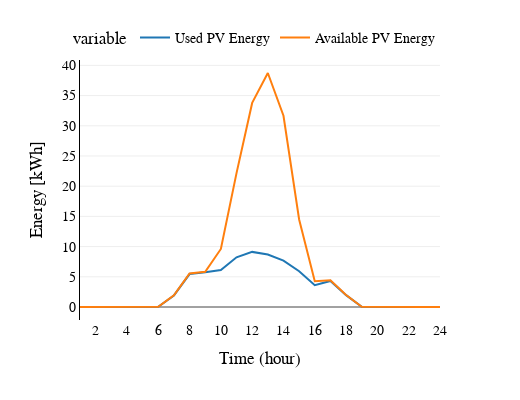

The notebook cell this image was saved under:
### Code cell
#Sol disponible
pv_disps = tabla_resultados[['hora','recurso_pv_dis','p_bat_pv','energia_PV']]

pv_disps['bat_mas_load_pv'] = pv_disps['p_bat_pv']+pv_disps['energia_PV']

pv_disps = pv_disps.groupby(["hora"])['bat_mas_load_pv','recurso_pv_dis'].mean().reset_index()


pv_disps.columns=['hour','Used PV Energy','Available PV Energy']

graficar(tipo='linea',
         lista_campos=['Used PV Energy','Available PV Energy'],
         titulo="",
        df = pv_disps )

### Figure 1 — Plotly figure (JSON) as saved in the notebook; plotly's stock layout.template omitted (floating-point values rounded to 4 significant figures)
{"data": [{"hovertemplate": "variable=Used PV Energy<br>hour=%{x}<br>value=%{y}<extra></extra>", "legendgroup": "Used PV Energy", "line": {"color": "#1F77B4", "dash": "solid"}, "mode": "lines", "name": "Used PV Energy", "orientation": "v", "showlegend": true, "type": "scatter", "x": [1, 2, 3, 4, 5, 6, 7, 8, 9, 10, 11, 12, 13, 14, 15, 16, 17, 18, 19, 20, 21, 22, 23, 24], "xaxis": "x", "y": [0, 0, 0, 0, 0, 0.03011, 1.912, 5.453, 5.735, 6.117, 8.225, 9.124, 8.676, 7.674, 5.916, 3.602, 4.317, 1.965, 0.02883, 0, 0, 0, 0, 0], "yaxis": "y"}, {"hovertemplate": "variable=Available PV Energy<br>hour=%{x}<br>value=%{y}<extra></extra>", "legendgroup": "Available PV Energy", "line": {"color": "#FF7F0E", "dash": "solid"}, "mode": "lines", "name": "Available PV Energy", "orientation": "v", "showlegend": true, "type": "scatter", "x": [1, 2, 3, 4, 5, 6, 7, 8, 9, 10, 11, 12, 13, 14, 15, 16, 17, 18, 19, 20, 21, 22, 23, 24], "xaxis": "x", "y": [0, 0, 0, 0, 0, 0.03011, 1.944, 5.546, 5.828, 9.61, 22.17, 33.79, 38.74, 31.66, 14.49, 4.268, 4.413, 1.998, 0.03755, 0, 0, 0, 0, 0], "yaxis": "y"}], "layout": {"font": {"color": "black", "family": "Times New Roman", "size": 14}, "height": 400, "legend": {"font": {"size": 14}, "orientation": "h", "title": {"text": "variable"}, "tracegroupgap": 0, "x": 1, "xanchor": "right", "y": 1.02, "yanchor": "bottom"}, "margin": {"t": 60}, "title": {"font": {"family": "Times New Roman"}}, "width": 520, "xaxis": {"anchor": "y", "domain": [0, 1], "linecolor": "black", "nticks": 15, "showline": false, "title": {"text": "Time (hour)"}}, "yaxis": {"anchor": "x", "domain": [0, 1], "linecolor": "black", "nticks": 10, "showline": true, "title": {"text": "Energy [kWh]"}}}}
